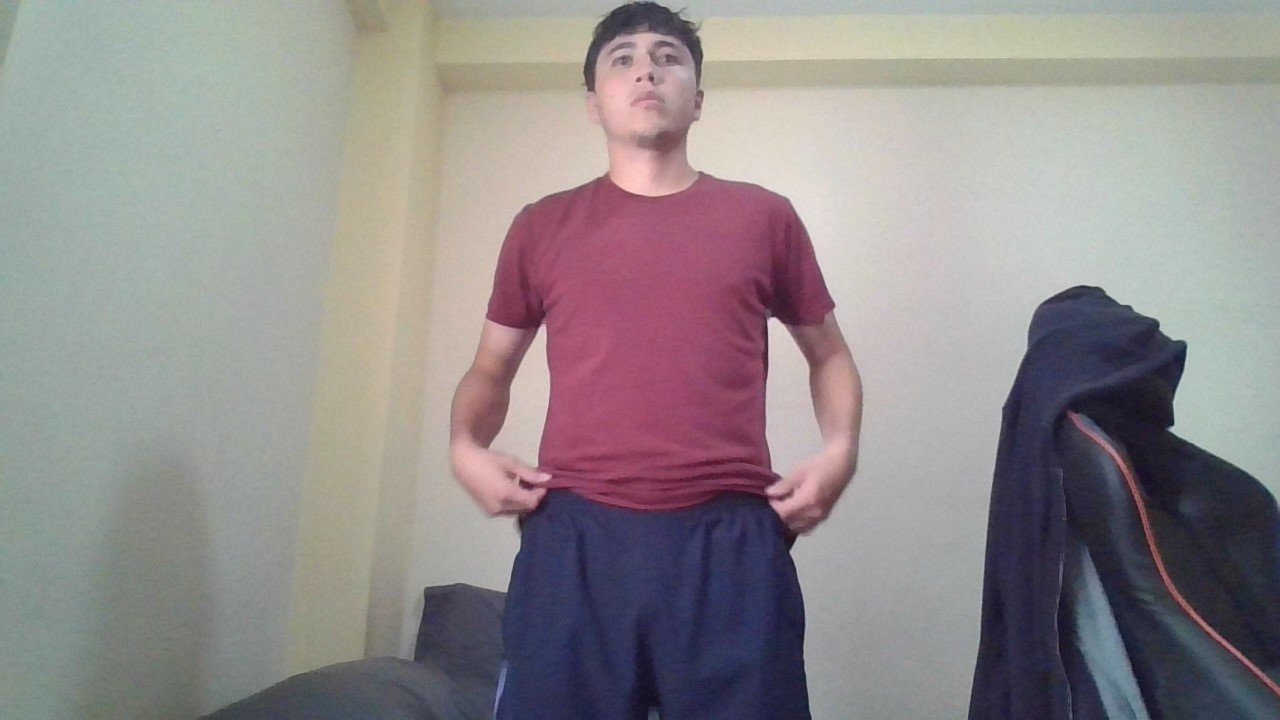
%> input picture proyecto-inteligencia-artificial/application/images/yo.jpg, 1280 x 720 px
$ octave image_division_quadtree.m   (GNU Octave 9; MATLAB toolbox functions it lacks are replaced by stand-ins)
%> lines starting %> are read from the running program, lines starting %| are printed output that depends on the picture
%> further down, img is the input picture: size 720x1280x3 uint8; mean R, G, B 145.2, 138.9, 140.3
### proyecto-inteligencia-artificial/application/quadtree/functions/preprocess_image.m
function [image,gr1, gr2,gr3, gr4] = preprocess_image(image, crop)
%> called with crop = 512
%     sizes = [32 64 128 256 512 1024];
    image = imresize(image,0.8);
%     images = [];
%     modified_image = image;
%     if crop == 512
    im1 = image(1:512,1:512,:);

    im2 = image(1:512,end-512+1:end,:);

    im3 = image(end-512+1:end,1:512,:);
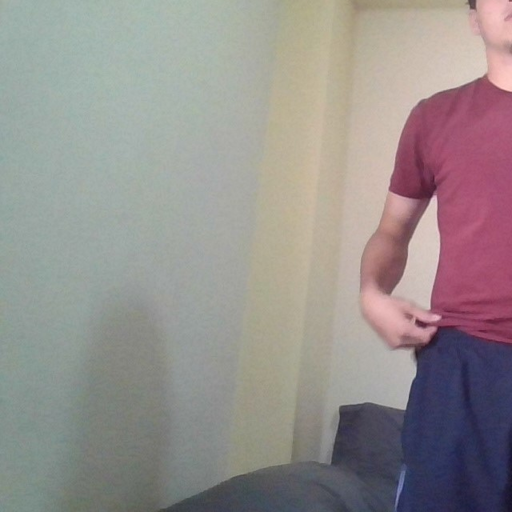
%> im3: size 512x512x3 uint8; mean R, G, B 149.9, 143.6, 141.9

    im4 = image(end-512+1:end,end-512+1:end,:);
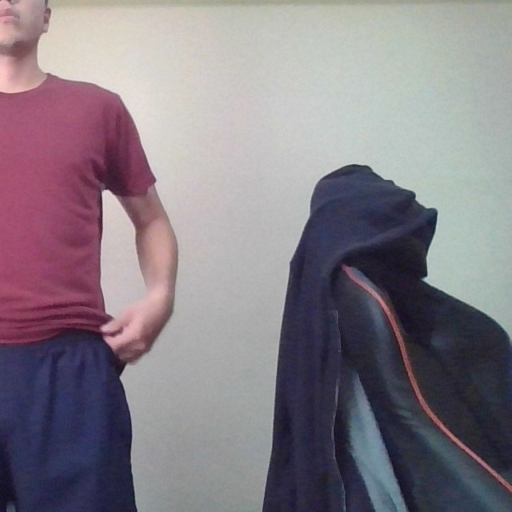
%> im4: size 512x512x3 uint8; mean R, G, B 134.1, 125.5, 133.9


    gr1 = rgb2gray(im1);
    gr2 = rgb2gray(im2);
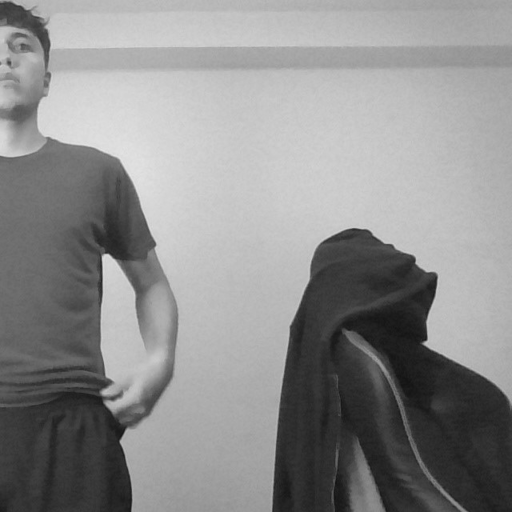
%> gr2: size 512x512 uint8; min 19, max 229, mean 141.1
    gr3 = rgb2gray(im3);
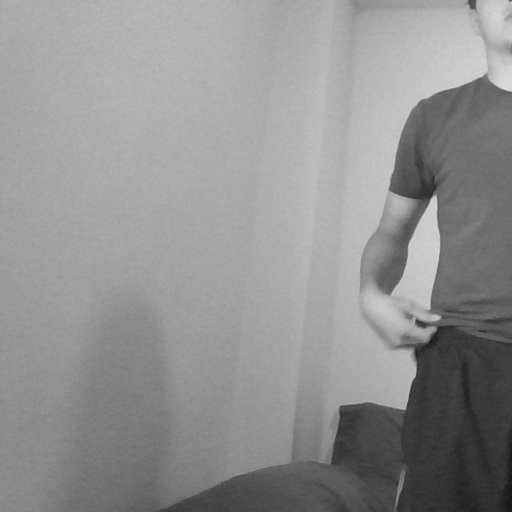
%> gr3: size 512x512 uint8; min 20, max 220, mean 145.3
    gr4 = rgb2gray(im4);
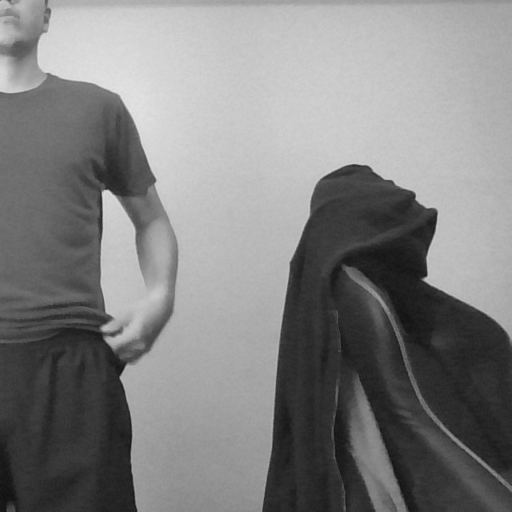
%> gr4: size 512x512 uint8; min 16, max 229, mean 129
    % [34 lines of commented-out code are left out]
end

### proyecto-inteligencia-artificial/application/common/get_sub_image.m
function sub_image = get_sub_image(image, coords)

    sub_image = image(coords(1):coords(2),coords(3):coords(4),:);

end

### proyecto-inteligencia-artificial/common/get_labels.m
function labels = get_labels()
    labels = ["black", "blue", "brown", "green", "grey", "orange", "red", "violet", "white", "yellow"]';
    numeric_labels = [1,2,3,4,5,6,7,8,9,10]';
    labels = table(labels,numeric_labels);
end

### proyecto-inteligencia-artificial/algorithms/process/get_classifier.m
function classifier = get_classifier(algo)
    classifier = 'algorithms\knn\knnClassifier.mat';

    switch algo
        case 'knn'
            classifier = 'algorithms\knn\knnClassifier.mat';
        case 'dt'
            classifier = 'algorithms\dt\dtClassifier.mat';
        case 'svm'
            classifier = 'algorithms\svm\svmClassifier.mat';
        otherwise
            warning('Algoritmo no valido, por defecto knn');
    end
end

### proyecto-inteligencia-artificial/algorithms/process/predict_matrix_image.m
function a_prediction = predict_matrix_image(img, algo)

    labels = get_labels();


    if contains(algo,'ann')

        observation = make_observation(img);

        a_prediction = annClassifier(observation);
        [value, index] = max(a_prediction);

        prediction = labels(index, "labels");
        a_prediction = char(prediction{:,1});
    else

        classifier = get_classifier(algo);


        load(classifier);

        observation = make_observation(img);

        a_prediction = trainedClassifier.predictFcn(observation);

        prediction = labels(a_prediction, "labels");
        a_prediction = char(prediction{:,1});

        clear img labels prediction;
    end
end

### proyecto-inteligencia-artificial/application/quadtree/image_division_quadtree.m
%% Image process
clc; clear; close all;
warning("off", "all");

img_path = 'images\yo.jpg';
tic
img = imread(img_path);

[image, modified_image, gray_image, bw_image] = preprocess_image(img, 512);


%% Quadtree
clc; close all;

S = qtdecomp(gray_image,0.2);
sizes = [512 256 128 64];
boxes = [];
coords = [];
for dim = sizes
    [values, rows, columns] = qtgetblk(gray_image,S,dim);
    dims = repmat(dim,size(rows));
    boxes = [boxes; columns rows dims dims];
    coords = [coords; rows rows+dim-1 columns columns+dim-1];
end
%> this loop made 4 passes
%> (rows, columns, boxes, coords) on pass 3: (1, 257, [257 1 128 128], [1 128 257 384])
%> pass 3, `[values, rows, columns] = qtgetblk(gray_image,S,dim);`:
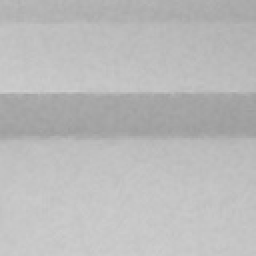
%> values: size 128x128 double (shown 2 times larger); min 157, max 205, mean 186.4
%> after the loop, boxes = 25 rows, first 8: [257 1 128 128; 1 193 64 64; 1 257 64 64; 1 449 64 64; 65 1 64 64; 65 65 64 64; 129 1 64 64; 129 65 64 64]; coords = 25 rows, first 8: [1 128 257 384; 193 256 1 64; 257 320 1 64; 449 512 1 64; 1 64 65 128; 65 128 65 128; 1 64 129 192; 65 128 129 192]
%> the run ends on the next line

predictions = [];
subplot(1,2,1);
imshow(modified_image);
hold on
for index = 1: length(boxes)
    sub_img = get_sub_image(modified_image,coords(index,:));
    %sub_img = modified_image(coords(index,1):coords(index,2),coords(index,3):coords(index,4),:);
    prediction = predict_matrix_image(sub_img,'knn');

$ run again, with proyecto-inteligencia-artificial/application/images/1.jpg copied over proyecto-inteligencia-artificial/application/images/yo.jpg
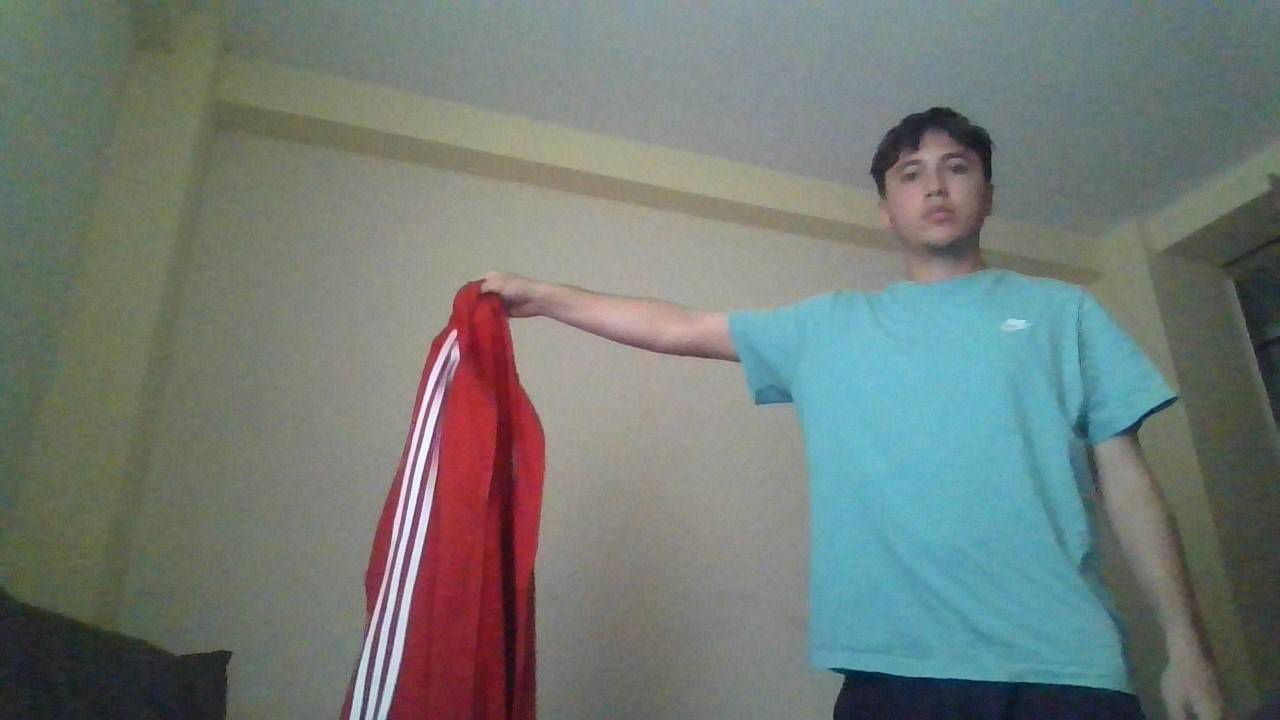
%> input picture proyecto-inteligencia-artificial/application/images/1.jpg, 1280 x 720 px
%> img is the input picture: size 720x1280x3 uint8; mean R, G, B 114.3, 122.8, 118
%> in preprocess_image, `gr4 = rgb2gray(im4);`:
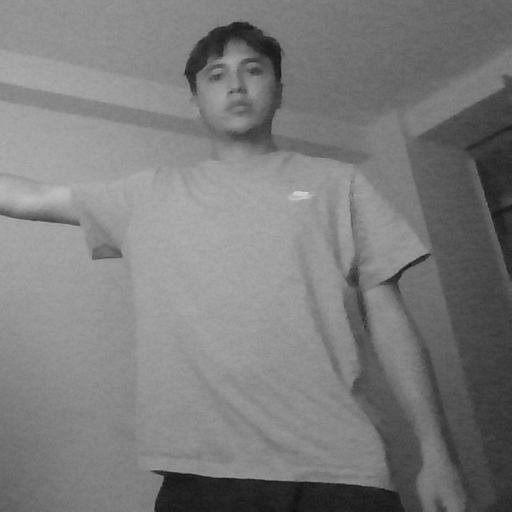
%> gr4: size 512x512 uint8; min 16, max 213, mean 123.9
%> the loop `for dim = sizes` made 4 passes
%> (rows, columns) on pass 3: ([1; 385; 257; 385; 1], [1; 1; 129; 129; 385])
%> after the loop `for dim = sizes`: boxes = 21 rows, first 8: [1 1 128 128; 1 385 128 128; 129 257 128 128; 129 385 128 128; 385 1 128 128; 1 129 64 64; 1 193 64 64; 1 321 64 64]; coords = 21 rows, first 8: [1 128 1 128; 385 512 1 128; 257 384 129 256; 385 512 129 256; 1 128 385 512; 129 192 1 64; 193 256 1 64; 321 384 1 64]

$ run again, with proyecto-inteligencia-artificial/application/images/2.jpg copied over proyecto-inteligencia-artificial/application/images/yo.jpg
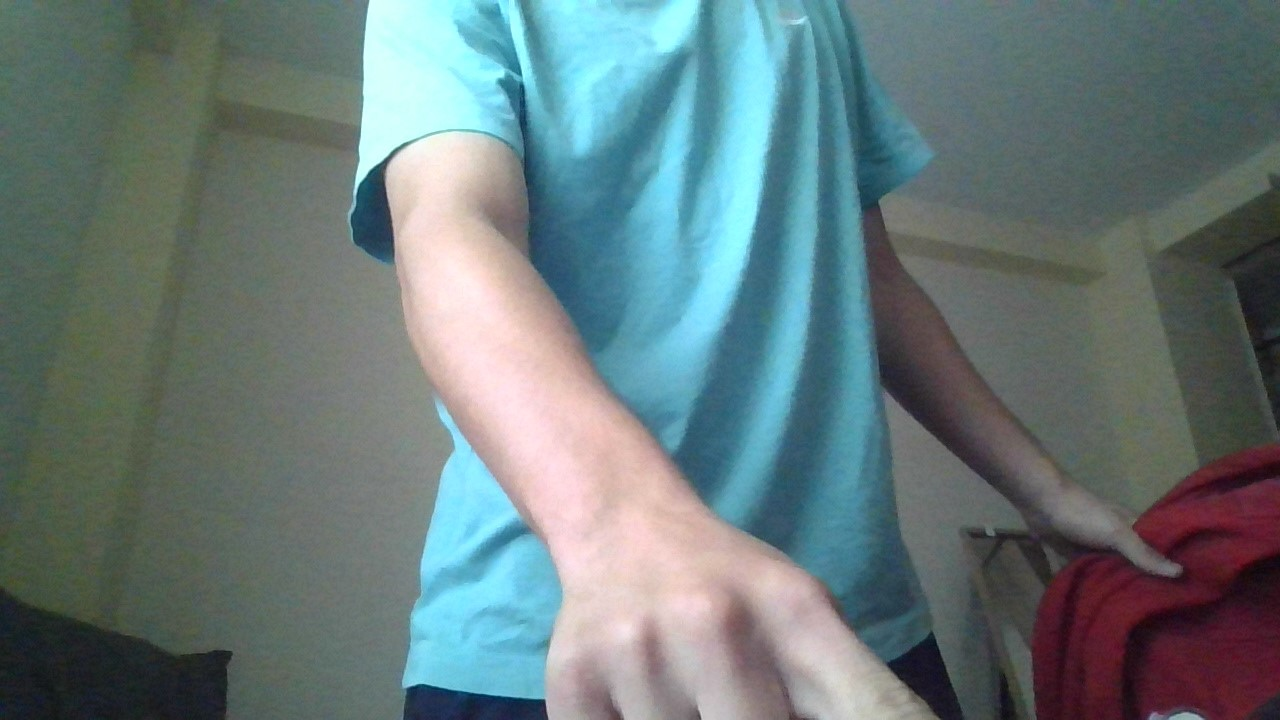
%> input picture proyecto-inteligencia-artificial/application/images/2.jpg, 1280 x 720 px
%> img is the input picture: size 720x1280x3 uint8; mean R, G, B 104, 121.1, 122
%> the loop `for dim = sizes` made 4 passes
%> (rows, columns, boxes, coords) on pass 3: ([1; 129; 1], [257; 257; 385], [257 1 128 128; 257 129 128 128; 385 1 128 128], [1 128 257 384; 129 256 257 384; 1 128 385 512])
%> pass 3, `[values, rows, columns] = qtgetblk(gray_image,S,dim);`:
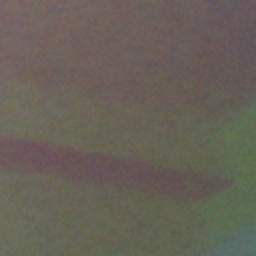
%> values: size 128x128x3 double (shown 2 times larger); mean R, G, B 103.5, 97.4, 87.8
%> after the loop `for dim = sizes`: boxes = [257 1 128 128; 257 129 128 128; 385 1 128 128; 193 1 64 64; 257 257 64 64; 321 257 64 64; 321 321 64 64; 385 257 64 64; 449 449 64 64]; coords = [1 128 257 384; 129 256 257 384; 1 128 385 512; 1 64 193 256; 257 320 257 320; 257 320 321 384; 321 384 321 384; 257 320 385 448; 449 512 449 512]

$ run again, with proyecto-inteligencia-artificial/application/images/3.jpg copied over proyecto-inteligencia-artificial/application/images/yo.jpg
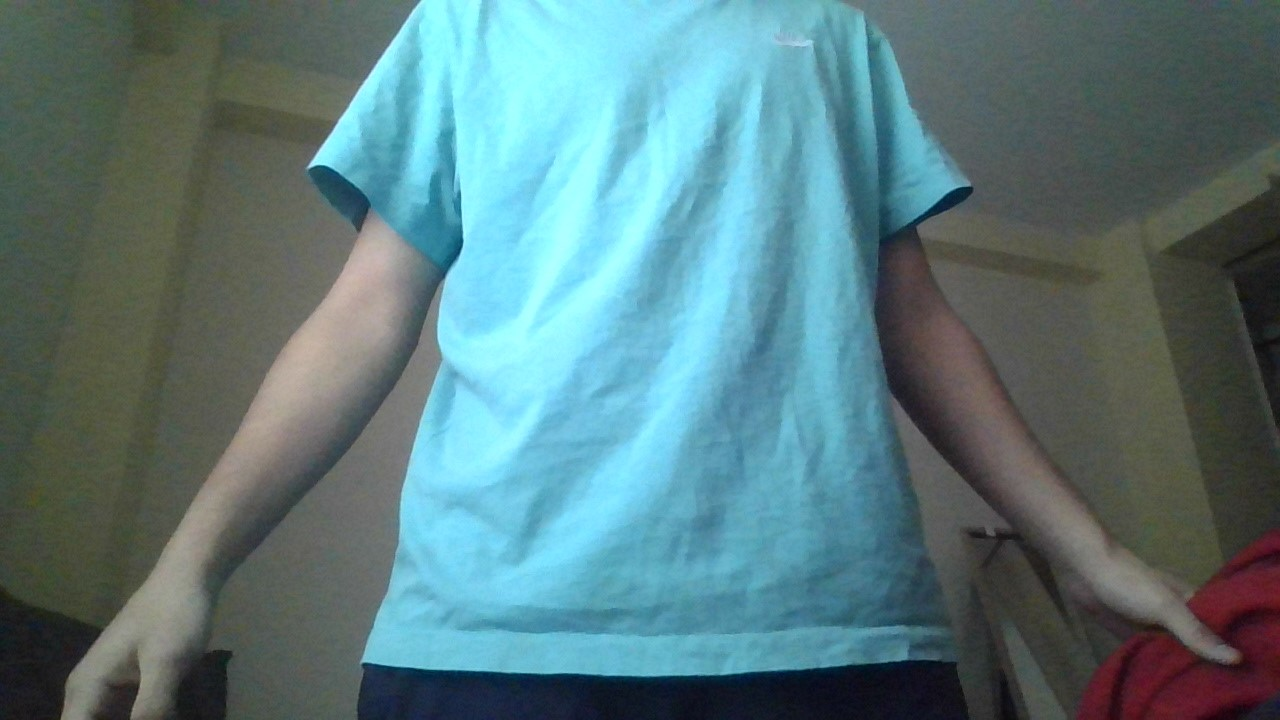
%> input picture proyecto-inteligencia-artificial/application/images/3.jpg, 1280 x 720 px
%> img is the input picture: size 720x1280x3 uint8; mean R, G, B 90, 122.1, 125.5
%> the loop `for dim = sizes` made 4 passes
%> (rows, columns, boxes, coords) on pass 3: ([1; 1], [257; 385], [257 1 128 128; 385 1 128 128], [1 128 257 384; 1 128 385 512])
%> after the loop `for dim = sizes`: boxes = 12 rows, first 8: [257 1 128 128; 385 1 128 128; 65 385 64 64; 193 385 64 64; 257 193 64 64; 257 257 64 64; 321 129 64 64; 321 193 64 64]; coords = 12 rows, first 8: [1 128 257 384; 1 128 385 512; 385 448 65 128; 385 448 193 256; 193 256 257 320; 257 320 257 320; 129 192 321 384; 193 256 321 384]
